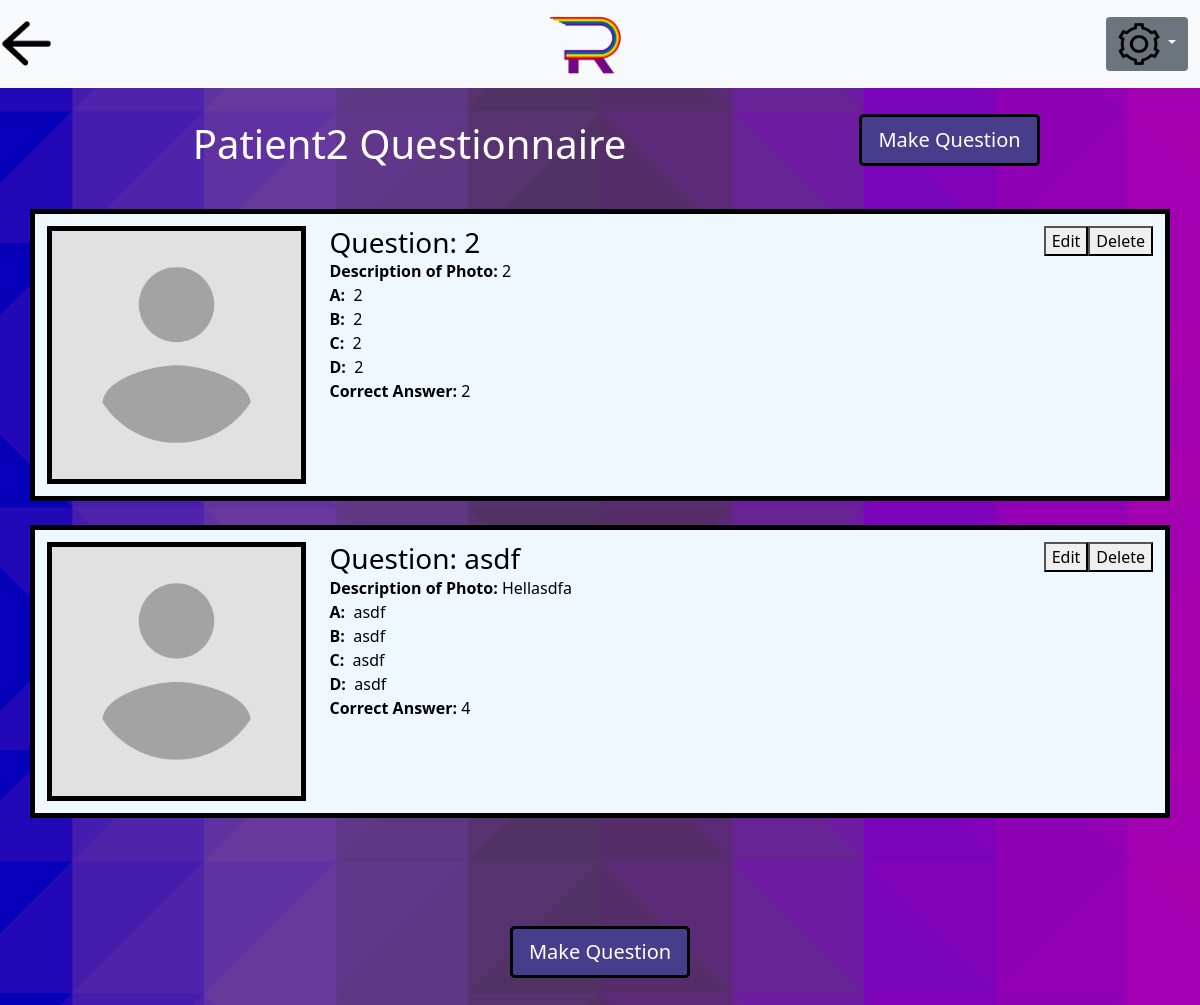
The app's page /remember/editQuestionnaire/ (signed in), older data.
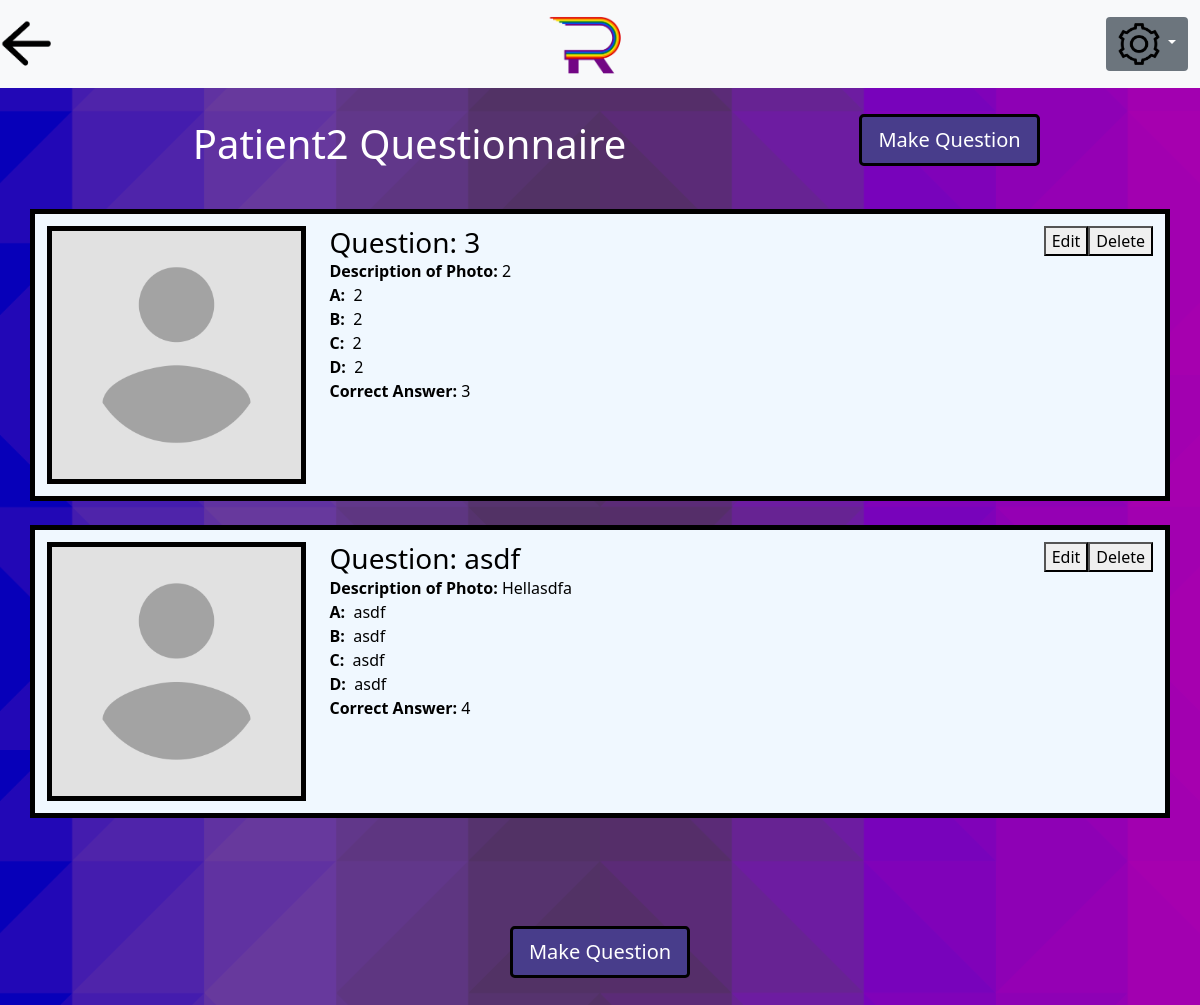
The same page, newer data.
### Remember/models.py (models this page shows, shortened)
class Question(models.Model):
    question_text = models.CharField(max_length=200, default="")
    description = models.CharField(max_length=200, default="")
    picture = models.FileField(upload_to='uploads/images/question_pics/', max_length=200, default="") #https://docs.djangoproject.com/en/1.10/ref/models/fields/#django.db.models.FileField
    A = models.CharField(max_length=200, default="")
    B = models.CharField(max_length=200, default="")
    C = models.CharField(max_length=200, default="")
    D = models.CharField(max_length=200, default="")
    answer = models.IntegerField(default=0)
    lastSubAnswer = models.IntegerField(default=0)
    timeEnded = models.DateTimeField()
    quiz = models.ForeignKey(Quiz, on_delete=models.CASCADE)

### Remember/views.py (the view)
# urls.py: path('editQuestionnaire/', views.editQuestionnaire, name='editQuestionnaire'),
def editQuestionnaire(request):
    print("This is the edit questionaire page")
    print(request.POST.dict())
    relation = PatientClearanceAbstraction.objects.get(pk = request.session['relationshipID'])
    print(relation.patient.firstName)
    myQuiz = Quiz.objects.filter(patient = relation.patient)
    myQuestions = Question.objects.filter(quiz = myQuiz[0])
    return render(request, 'Remember/editQuestionnaire.html', {'userRelation' : relation, 'questions' : myQuestions})

### Remember/templates/Remember/editQuestionnaire.html (shortened to what the changed rows need)
{% load static %}
<link rel="stylesheet" type="text/css" href="{% static 'remember/style.css' %}">
<!doctype html>
<html lang="en">
    <head>
        <link href="https://cdn.jsdelivr.net/npm/bootstrap@5.0.2/dist/css/bootstrap.min.css" rel="stylesheet"
>
    </head>
    <body>
        <div class="d-flex justify-content-around" style="padding: 0vw 5vw 0vw 5vw">
            <h1>
                {{userRelation.patient.firstName}} Questionnaire
            </h1>
        </div>
        {% for question in questions %}
            <div class="container">
                <div class="row flex-nowrap">
                    <div class="col-3 justify-content-center align-self-center">
                        <img src="/../../static/remember/images/codeHere.png" class="photoImg">
                        <br>
                    </div>
                    <div class="col-7">
                        <div class="d-flex justify-content-start">
                            <h3 class="boxContent">
                                Question: {{question.question_text}}
                            </h3>
                        </div>
                        <div class="d-flex justify-content-start">
                            <p class="boxContent">
                                <strong>Description of Photo: </strong>
                                {{question.description}}
                            </p>
                        </div>
                        <div class="d-flex justify-content-start">
                            <p class="boxContent">
                                <strong>A:</strong> &nbsp;
                            </p>
                            <p class="boxContent">
                                {{question.A}}
                            </p>
                        </div>
                        <div class="d-flex justify-content-start">
                            <p class="boxContent">
                                <strong>B:</strong> &nbsp;
                            </p>
                            <p class="boxContent">
                                {{question.B}}
                            </p>
                        </div>
                        <div class="d-flex justify-content-start">
                            <p class="boxContent">
                                <strong>C:</strong> &nbsp;
                            </p>
                            <p class="boxContent">
                                {{question.C}}
                            </p>
                        </div>
                        <div class="d-flex justify-content-start">
                            <p class="boxContent">
                                <strong>D:</strong> &nbsp;
                            </p>
                            <p class="boxContent">
                                {{question.D}}
                            </p>
                        </div>
                        <div class="d-flex justify-content-start">
                            <p class="boxContent">
                                <strong>Correct Answer:</strong>
                                {{question.answer}}
                            </p>
                        </div>
                    </div>
                    <div class="col">
                        <div class="d-flex justify-content-end">
                            <form action="{% url 'Remember:editQuestion' %}" method="post">
                                <div>
                                <button type="submit" value="editQuestion" class="button">
                                    Edit
                                </button>
                                </div>
                            </form>
                            <form action="{% url 'Remember:removeQuestion' %}" method="post">
                                <div>
                                <button type="submit" value="removeQuestion" class="button">
                                    Delete
                                </button>
                                </div>
                            </form>
                        </div>
                    </div>
                </div>
            </div>
        {% endfor %}
    </body>
</html>

Row changes from the older to the newer data that the page shows:
changed Question (number 1 of 2 on the later page): question_text "2" → "3"; answer "2" → "3"
